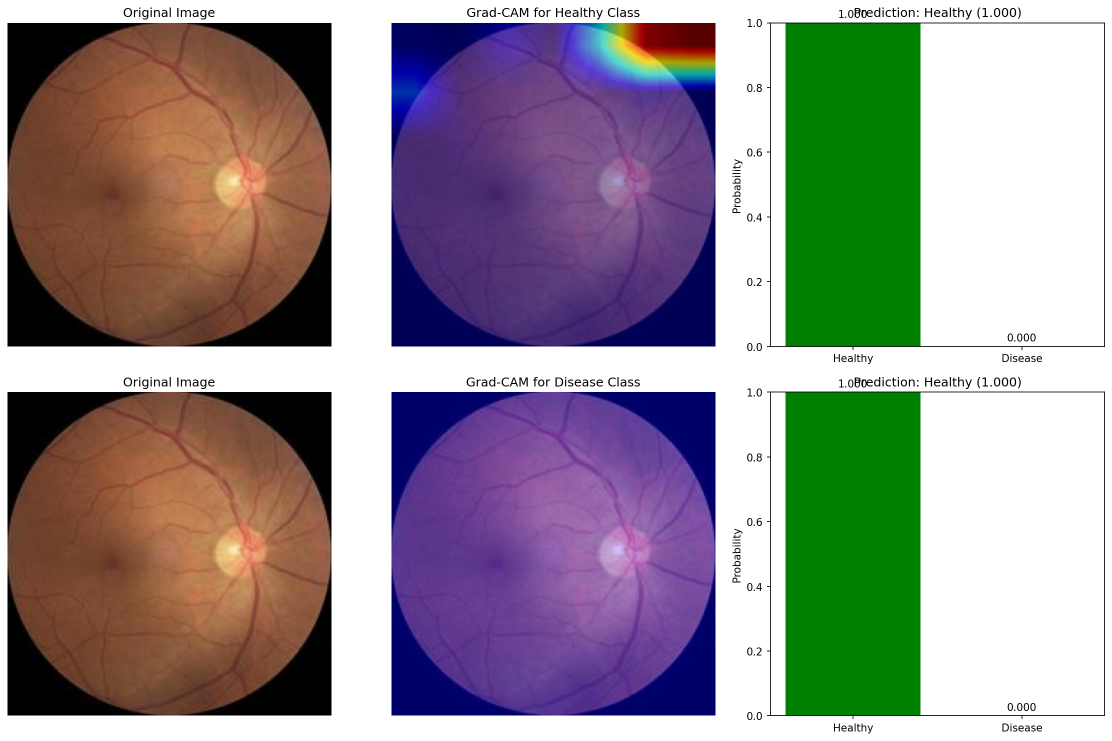
#> input picture gradcam_explanation_1034_right.jpg.png, 2224 x 1481 px (shown at 1/2 size); its folder holds only this picture in this run
$ python -i preprocess_rfmid2.py   (imports and definitions only)
#> lines starting #> are read from the running program, lines starting #| are printed output that depends on the picture; after the words box and inside, x2 and y2 are one past the last pixel; in counts of white or black regions, pixels touching at a corner belong together
import os
from pathlib import Path
import shutil
from PIL import Image, ImageOps
import numpy as np
import pandas as pd
from sklearn.model_selection import train_test_split


DATA_DIR = Path("data") / "RFMiD_2"
OUT_DIR = DATA_DIR / "preprocessed"
CSV_PATH = DATA_DIR / "rfmid2_preprocessed_metadata.csv"


def is_image_file(fname):
    return fname.suffix.lower() in {'.jpg', '.jpeg', '.png'}


def crop_black_border(img, tol=10):
    # Convert to grayscale and find bbox of non-black pixels
#> called with tol = 10
    gray = img.convert('L')
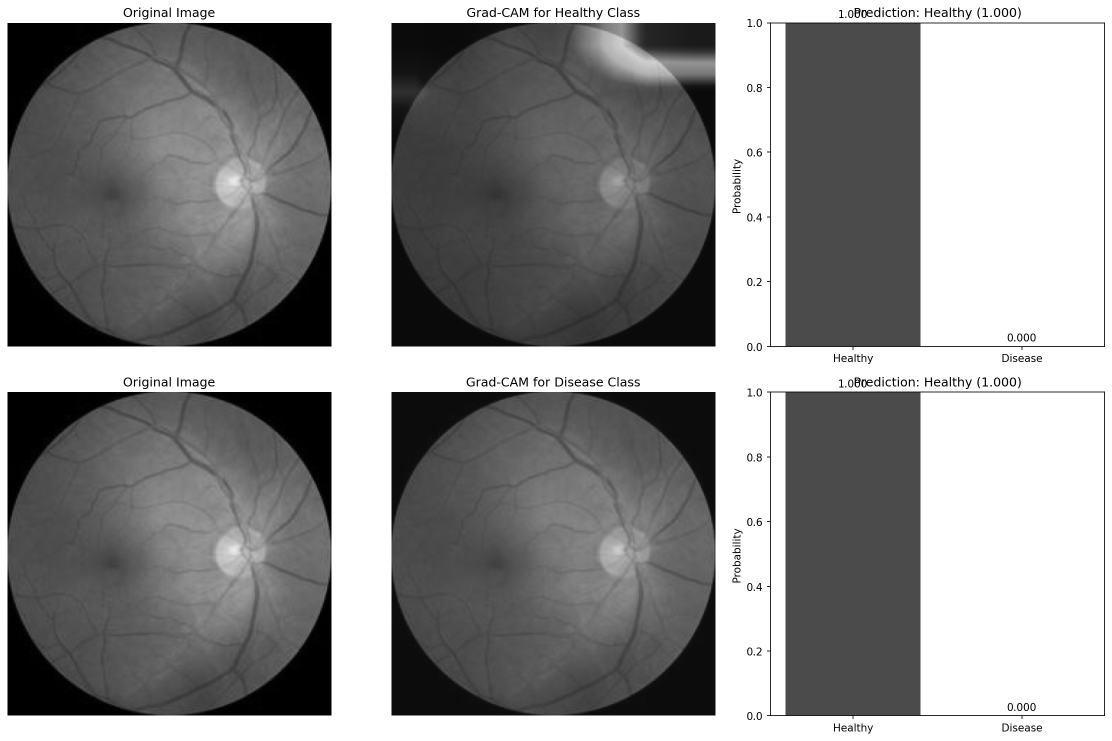
#> gray: PIL image 2224x1481 L (shown at 1/2 size); min 0, max 255, mean 143.1
    arr = np.array(gray)
    mask = arr > tol
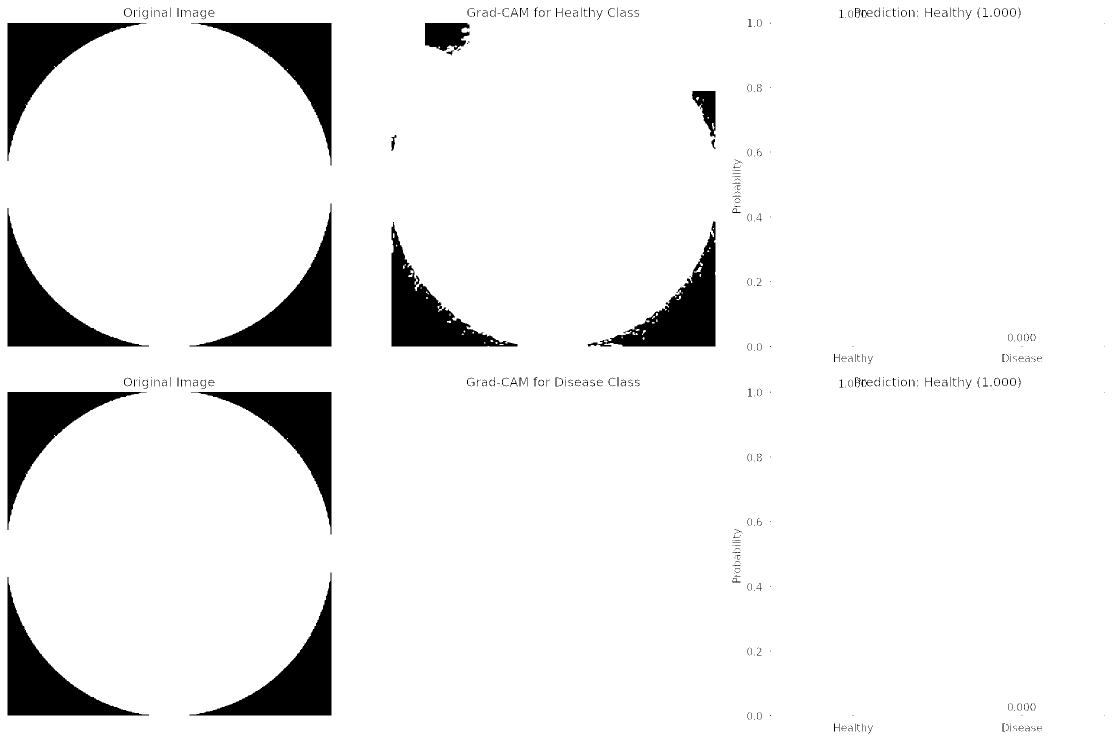
#> mask: shape (1481, 2224) bool (shown at 1/2 size); 93.2% white; 508 black regions (353 under 20 px), largest, box (x1, y1, x2, y2) and area: (379, 407, 663, 693) 21792, (379, 1145, 663, 1431) 21792, (15, 416, 298, 693) 21502
    if mask.any():
        coords = np.argwhere(mask)
#> coords = 3068965 pairs, first value 0 to 1480, second value 0 to 2223
        y0, x0 = coords.min(axis=0)
#> y0 = 0; x0 = 0
        y1, x1 = coords.max(axis=0) + 1
#> y1 = 1481; x1 = 2224
        return img.crop((x0, y0, x1, y1))
    return img


def process_image(src_path, dst_path, size=(224, 224)):
    try:
        img = Image.open(src_path).convert('RGB')
        img = crop_black_border(img)
        img = ImageOps.fit(img, size, Image.LANCZOS)
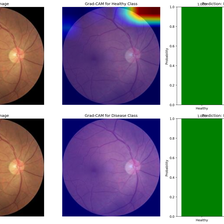
#> img: PIL image 224x224 RGB; mean R, G, B 124, 125.7, 130.9
        dst_path.parent.mkdir(parents=True, exist_ok=True)
        img.save(dst_path, format='JPEG', quality=90)
        return True
    except Exception as e:
        print(f"Failed to process {src_path}: {e}")
        return False


# [62 lines left out: functions gather_paths, main, not called in this run]


# [2 lines not run here, left out]

>>> result = process_image('gradcam_explanation_1034_right.jpg.png', 'out.png')
